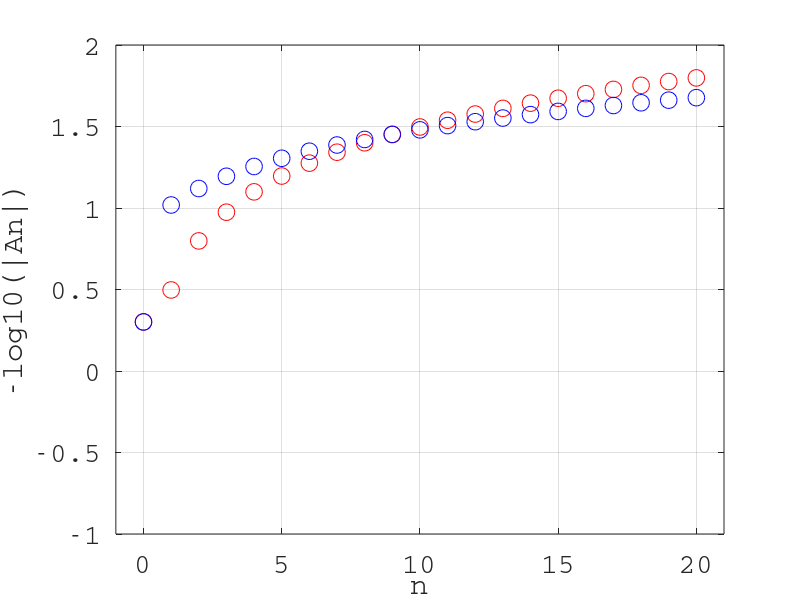

Write the MATLAB code that produced this figure.
clear;
home;
close;
pkg load signal;

%n is a constant
function retval = An(n)
	retval = -1.0./n/pi;
endfunction

S = [0.5 An([1:20])];
S_mod = [0.5 An([1:20]).*log10([1:20]+1)];

plot([0:20],-log10(abs(S)),'o','color','red','markersize',12);
grid on;
hold on;
plot([0:20],-log10(abs(S_mod)),'o','color','blue','markersize',12);
axis([-1 21 -1 2]);
xlabel("n","fontname","Courier","fontsize",20);
ylabel("-log10(|An|)","fontname","Courier","fontsize",20);
set(gca(),"fontname","Courier","fontsize",20);